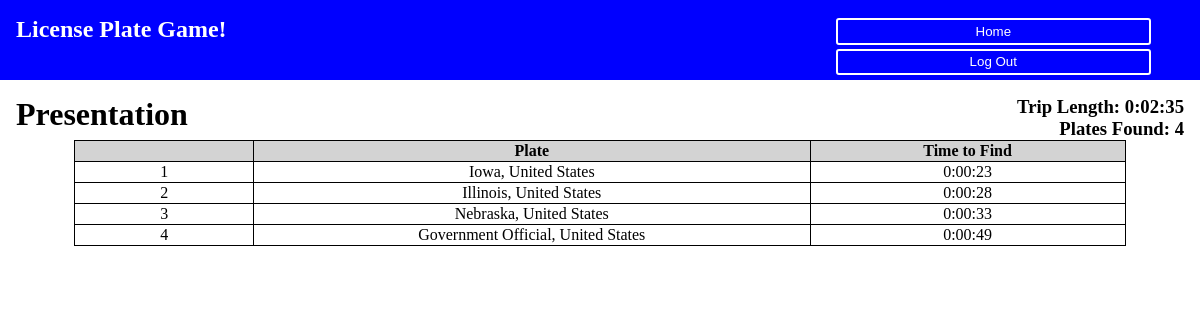
/trip_detail/10, run on the app's committed database.
### models.py (models this page shows, shortened)
class Trip(db.Model):
    id = db.Column(db.Integer, primary_key=True)
    name = db.Column(db.String(255))
    user_id = db.Column(db.Integer, db.ForeignKey('user.id', ondelete='cascade'), nullable=False)
    user = db.relationship('User', foreign_keys=[user_id], backref='trips')
    start_time = db.Column(db.DateTime, server_default=func.now())
    end_time = db.Column(db.DateTime)
    def ordered_finds(self):
        ordered = Find.query.filter_by(trip_id=self.id).order_by(Find.found_at.asc()).all()
        return ordered
    @classmethod
    def current_trip(cls, id):
        trip = cls.query.get(id)
        return trip

class Find(db.Model):
    found_at = db.Column(db.DateTime, server_default=func.now())
    trip_id = db.Column(db.Integer, db.ForeignKey('trip.id', ondelete='cascade'), primary_key=True)
    trip = db.relationship('Trip', foreign_keys=[trip_id], backref='finds')
    plate_id = db.Column(db.Integer, db.ForeignKey('plate.id', ondelete='cascade'), primary_key=True)
    plate = db.relationship('Plate', foreign_keys=[plate_id], backref='finds')

class Plate(db.Model):
    id = db.Column(db.Integer, primary_key=True)
    place = db.Column(db.String(255))
    country = db.Column(db.String(45))
    user_id = db.Column(db.Integer, db.ForeignKey('user.id', ondelete='cascade'), nullable=False)
    user = db.relationship('User', foreign_keys=[user_id], backref='plates')
    created_at = db.Column(db.DateTime, server_default=func.now())
    updated_at = db.Column(db.DateTime, server_default=func.now(), onupdate=func.now())

### controller_functions.py (the view)
def trip_detail(id):
    trip = Trip.current_trip(id)
    finds = trip.ordered_finds()
    return render_template('trip_detail.html', trip=trip, finds = finds)

### templates/trip_detail.html (shortened to what this page needs)
<!DOCTYPE html>
<html lang="en">
<head>
    <link rel="stylesheet" href="{{ url_for('static', filename='css/universal.css') }}">
    <link rel="stylesheet" href="{{ url_for('static', filename='css/trip_detail.css') }}">
</head>
<body>
    <div class="header">
        <h2 class="sm-4 md-3 lg-6">License Plate Game!</h2>
        <div class="nav sm-4 md-2 lg-4">
            <a href="/home"><button class="sm-1 md-6 lg-12">Home</button></a>
            <a href="/logout"><button class="sm-1 md-6 lg-12">Log Out</button></a>
        </div>
    </div>
    <div class="body">
        <h1 class="sm-4 md-3 lg-8">{{trip.name}}</h1>
        <div class="stats sm-4 md-3 lg-4">
            <h3>Trip Length: {{trip.end_time-trip.start_time}}</h3>
            <h3>Plates Found: {{trip.finds|count}}</h3>
        </div>
        <table class="sm-4 md-6 lg-12">
            <colgroup>
                <col>
                <col class="sm-2 md-3 lg-7">
                <col class="sm-2 md-2 lg-4">
            </colgroup>
            <thead>
                <th></th>
                <th>Plate</th>
                <th>Time to Find</th>
            </thead>
            <tbody>
                {% for find in finds %}
                <tr>
                    <td>{{finds.index(find)+1}}</td>
                    <td>{{find.plate.place}}, {{find.plate.country}}</td>
                    <td>{{find.found_at-trip.start_time}}</td>
                </tr>
                {% endfor %}
            </tbody>
        </table>
    </div>
</body>
</html>

### static/css/universal.css (style rules this page uses)
* { margin: 0 }
.header { background-color: blue; color: white; height: 3em; padding: 1em; vertical-align: middle }
.header h2 { display: inline-block; }
.nav button { height: 2em; background-color: blue; color: white; border: 2px solid white; border-radius: 3px; margin: 2px; }
.body { padding: 1em; margin: auto; }
.stats { display: inline-block; }
button { height: 3em; display: inline-block; }
a { text-decoration: none; color: black; }
table { border-collapse: collapse; margin: auto }
thead { background-color: lightgrey }
td { text-align: center; }
th, td { border: 1px solid black; }
@media only screen and (min-width: 481px) { .md-2 { width: 30%; } }
@media only screen and (min-width: 481px) { .md-3 { width: 45%; } }
@media only screen and (min-width: 481px) { .md-6 { width: 90%; } }
@media only screen and (min-width: 481px) { .nav { float: right; } }
@media only screen and (min-width: 481px) { .stats { float: right; text-align: right } }
@media only screen and (min-width: 1024px) { .lg-4 { width: 30%; } }
@media only screen and (min-width: 1024px) { .lg-6 { width: 45%; } }
@media only screen and (min-width: 1024px) { .lg-7 { width: 53%; } }
@media only screen and (min-width: 1024px) { .lg-8 { width: 60%; } }
@media only screen and (min-width: 1024px) { .lg-12 { width: 90%; } }
@media only screen and (min-width: 1024px) { .nav { float: right; } }
@media only screen and (min-width: 1024px) { .stats { float: right; text-align: right } }

### static/css/trip_detail.css (style rules this page uses)
h1 { display: inline-block; }
table { max-height: 70vh; overflow: auto }

### data on the page
Trip: name "Presentation", trip.end_time-trip.start_time "0:02:35"
Find: finds "1", plate.place "Iowa", plate.country "United States", find.found_at-trip.start_time "0:00:23"
Find: finds "2", plate.place "Illinois", plate.country "United States", find.found_at-trip.start_time "0:00:28"
Find: finds "3", plate.place "Nebraska", plate.country "United States", find.found_at-trip.start_time "0:00:33"
Find: finds "4", plate.place "Government Official", plate.country "United States", find.found_at-trip.start_time "0:00:49"

### other printed values
{{ trip.finds|count }} "4"
